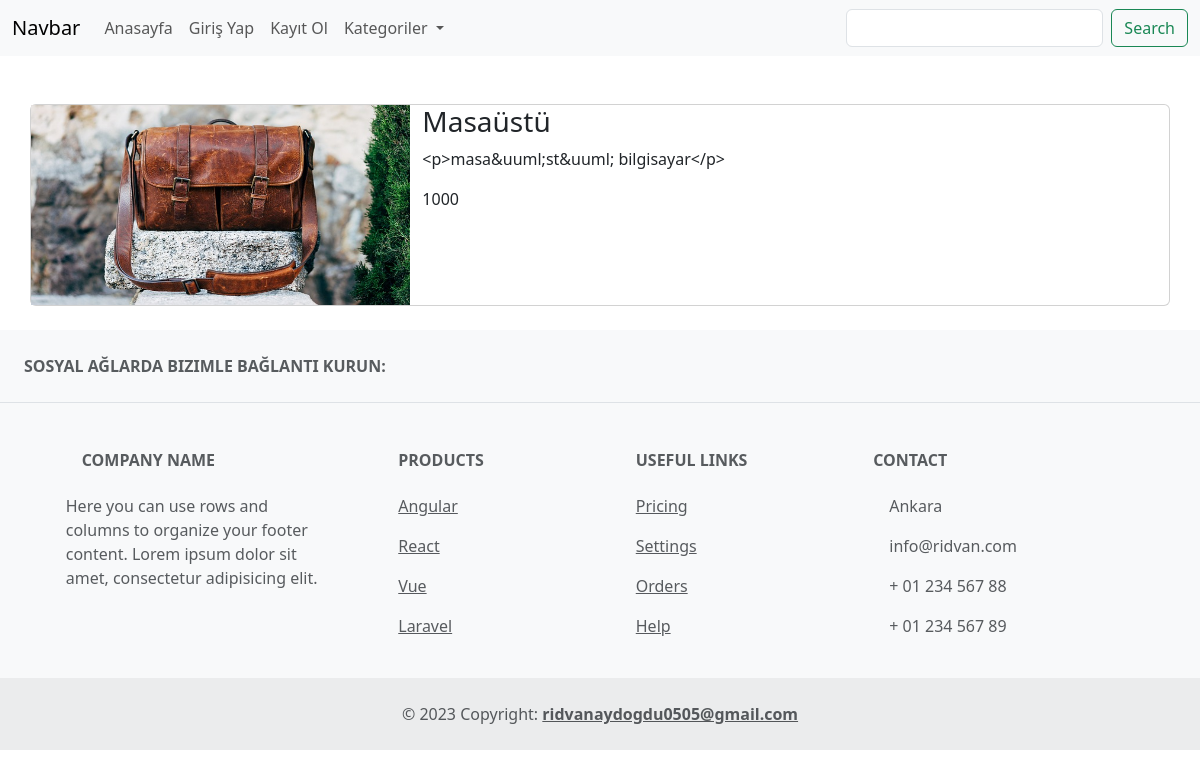
/urun/3, run on the app's committed database.
### urunler/models.py (models this page shows, shortened)
class Urun(models.Model):
    olusturan = models.ForeignKey(User, on_delete=models.CASCADE, null=True)
    kategori = models.ForeignKey(Kategori, on_delete=models.CASCADE, null=True)
    sub_category = models.ManyToManyField(AltKategori)
    tekBilgi = models.OneToOneField(Tek, on_delete=models.CASCADE, null=True, blank=True)
    isim = models.CharField(max_length=100, verbose_name="ürün ismi")
    aciklama = RichTextField(max_length=500, verbose_name="ürün açıklaması")
    no = models.IntegerField(verbose_name="ürün fiyatı")
    resim = models.FileField(upload_to='urunler/', null=True, blank=True, verbose_name="ürün resmi")

### urunler/views.py (the view)
# urls.py: path('urun/<int:urunId>', urun, name='urun'),
def urun(request, urunId):
    product = Urun.objects.filter(id = urunId)
    context = {
        'urun':product
    }
    return render(request, 'urun.html', context)

### urunler/templates/urun.html (shortened to what this page needs)
{% extends 'index.html' %}
{% load static %}
{% block content %}
    <div class="container">
      <div class="row">
            {% for urun in urun %}
                <div class="card mt-5">
                    <div class="row">
                        <div class="col-4 px-0">
                            <img src="{{urun.resim.url}}" width="100%" height="200" alt="">
                        </div>
                        <div class="col-8">
                            <h3>{{urun.isim}}</h3>
                            <p>{{urun.aciklama}}</p>
                            <p>{{urun.no}}</p>
                        </div>
                    </div>
                </div>
            {% endfor %}
      </div>
    </div>
{% endblock content %}

### data on the page
Urun: resim (picture), isim "Masaüstü", aciklama "<p>masa&uuml;st&uuml; bilgisayar</p>", no "1000"
